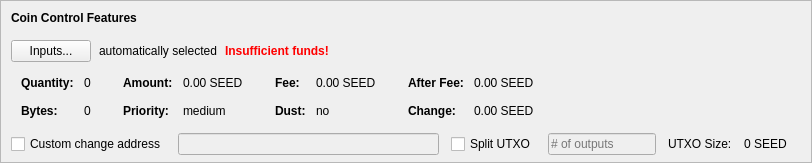
    <widget class="QFrame" name="frameCoinControl">
     <property name="sizePolicy">
      <sizepolicy hsizetype="Expanding" vsizetype="Expanding">
       <horstretch>0</horstretch>
       <verstretch>0</verstretch>
      </sizepolicy>
     </property>
     <property name="maximumSize">
      <size>
       <width>16777215</width>
       <height>16777215</height>
      </size>
     </property>
     <property name="frameShape">
      <enum>QFrame::StyledPanel</enum>
     </property>
     <property name="frameShadow">
      <enum>QFrame::Sunken</enum>
     </property>
     <layout class="QVBoxLayout" name="verticalLayoutCoinControl2">
      <property name="spacing">
       <number>0</number>
      </property>
      <property name="leftMargin">
       <number>0</number>
      </property>
      <property name="topMargin">
       <number>0</number>
      </property>
      <property name="rightMargin">
       <number>0</number>
      </property>
      <property name="bottomMargin">
       <number>6</number>
      </property>
      <item>
       <layout class="QVBoxLayout" name="verticalLayoutCoinControl" stretch="0,0,0,0,1">
        <property name="spacing">
         <number>0</number>
        </property>
        <property name="leftMargin">
         <number>10</number>
        </property>
        <property name="topMargin">
         <number>10</number>
        </property>
        <item>
         <layout class="QHBoxLayout" name="horizontalLayoutCoinControl1">
          <property name="bottomMargin">
           <number>15</number>
          </property>
          <item>
           <widget class="QLabel" name="labelCoinControlFeatures">
            <property name="sizePolicy">
             <sizepolicy hsizetype="Preferred" vsizetype="Maximum">
              <horstretch>0</horstretch>
              <verstretch>0</verstretch>
             </sizepolicy>
            </property>
            <property name="font">
             <font>
              <weight>75</weight>
              <bold>true</bold>
             </font>
            </property>
            <property name="styleSheet">
             <string notr="true">font-weight:bold;</string>
            </property>
            <property name="text">
             <string>Coin Control Features</string>
            </property>
           </widget>
          </item>
         </layout>
        </item>
        <item>
         <layout class="QHBoxLayout" name="horizontalLayoutCoinControl2" stretch="0,0,0,0">
          <property name="spacing">
           <number>8</number>
          </property>
          <property name="bottomMargin">
           <number>10</number>
          </property>
          <item>
           <widget class="QPushButton" name="pushButtonCoinControl">
            <property name="styleSheet">
             <string notr="true"/>
            </property>
            <property name="text">
             <string>Inputs...</string>
            </property>
            <property name="autoDefault">
             <bool>false</bool>
            </property>
           </widget>
          </item>
          <item>
           <widget class="QLabel" name="labelCoinControlAutomaticallySelected">
            <property name="text">
             <string>automatically selected</string>
            </property>
            <property name="margin">
             <number>5</number>
            </property>
           </widget>
          </item>
          <item>
           <widget class="QLabel" name="labelCoinControlInsuffFunds">
            <property name="font">
             <font>
              <weight>75</weight>
              <bold>true</bold>
             </font>
            </property>
            <property name="styleSheet">
             <string notr="true">color:red;font-weight:bold;</string>
            </property>
            <property name="text">
             <string>Insufficient funds!</string>
            </property>
            <property name="margin">
             <number>5</number>
            </property>
           </widget>
          </item>
          <item>
           <spacer name="horizontalSpacerCoinControl">
            <property name="orientation">
             <enum>Qt::Horizontal</enum>
            </property>
            <property name="sizeHint" stdset="0">
             <size>
              <width>40</width>
              <height>1</height>
             </size>
            </property>
           </spacer>
          </item>
         </layout>
        </item>
        <item>
         <widget class="QWidget" name="widgetCoinControl" native="true">
          <property name="sizePolicy">
           <sizepolicy hsizetype="Preferred" vsizetype="Preferred">
            <horstretch>0</horstretch>
            <verstretch>0</verstretch>
           </sizepolicy>
          </property>
          <property name="minimumSize">
           <size>
            <width>0</width>
            <height>0</height>
           </size>
          </property>
          <property name="styleSheet">
           <string notr="true"/>
          </property>
          <layout class="QHBoxLayout" name="horizontalLayoutCoinControl5">
           <property name="leftMargin">
            <number>0</number>
           </property>
           <property name="topMargin">
            <number>0</number>
           </property>
           <property name="rightMargin">
            <number>0</number>
           </property>
           <property name="bottomMargin">
            <number>0</number>
           </property>
           <item>
            <layout class="QHBoxLayout" name="horizontalLayoutCoinControl3" stretch="0,0,0,1">
             <property name="spacing">
              <number>20</number>
             </property>
             <property name="topMargin">
              <number>0</number>
             </property>
             <property name="bottomMargin">
              <number>10</number>
             </property>
             <item>
              <layout class="QFormLayout" name="formLayoutCoinControl1">
               <property name="horizontalSpacing">
                <number>10</number>
               </property>
               <property name="verticalSpacing">
                <number>14</number>
               </property>
               <property name="leftMargin">
                <number>10</number>
               </property>
               <property name="topMargin">
                <number>4</number>
               </property>
               <property name="rightMargin">
                <number>6</number>
               </property>
               <item row="0" column="0">
                <widget class="QLabel" name="labelCoinControlQuantityText">
                 <property name="font">
                  <font>
                   <weight>75</weight>
                   <bold>true</bold>
                  </font>
                 </property>
                 <property name="text">
                  <string>Quantity:</string>
                 </property>
                 <property name="margin">
                  <number>0</number>
                 </property>
                </widget>
               </item>
               <item row="0" column="1">
                <widget class="QLabel" name="labelCoinControlQuantity">
                 <property name="cursor">
                  <cursorShape>IBeamCursor</cursorShape>
                 </property>
                 <property name="contextMenuPolicy">
                  <enum>Qt::ActionsContextMenu</enum>
                 </property>
                 <property name="text">
                  <string notr="true">0</string>
                 </property>
                 <property name="margin">
                  <number>0</number>
                 </property>
                 <property name="textInteractionFlags">
                  <set>Qt::LinksAccessibleByMouse|Qt::TextSelectableByKeyboard|Qt::TextSelectableByMouse</set>
                 </property>
                </widget>
               </item>
               <item row="1" column="0">
                <widget class="QLabel" name="labelCoinControlBytesText">
                 <property name="font">
                  <font>
                   <weight>75</weight>
                   <bold>true</bold>
                  </font>
                 </property>
                 <property name="text">
                  <string>Bytes:</string>
                 </property>
                </widget>
               </item>
               <item row="1" column="1">
                <widget class="QLabel" name="labelCoinControlBytes">
                 <property name="cursor">
                  <cursorShape>IBeamCursor</cursorShape>
                 </property>
                 <property name="contextMenuPolicy">
                  <enum>Qt::ActionsContextMenu</enum>
                 </property>
                 <property name="text">
                  <string notr="true">0</string>
                 </property>
                 <property name="textInteractionFlags">
                  <set>Qt::LinksAccessibleByMouse|Qt::TextSelectableByKeyboard|Qt::TextSelectableByMouse</set>
                 </property>
                </widget>
               </item>
              </layout>
             </item>
             <item>
              <layout class="QFormLayout" name="formLayoutCoinControl2">
               <property name="horizontalSpacing">
                <number>10</number>
               </property>
               <property name="verticalSpacing">
                <number>14</number>
               </property>
               <property name="leftMargin">
                <number>6</number>
               </property>
               <property name="topMargin">
                <number>4</number>
               </property>
               <property name="rightMargin">
                <number>6</number>
               </property>
               <item row="0" column="0">
                <widget class="QLabel" name="labelCoinControlAmountText">
                 <property name="font">
                  <font>
                   <weight>75</weight>
                   <bold>true</bold>
                  </font>
                 </property>
                 <property name="text">
                  <string>Amount:</string>
                 </property>
                 <property name="margin">
                  <number>0</number>
                 </property>
                </widget>
               </item>
               <item row="0" column="1">
                <widget class="QLabel" name="labelCoinControlAmount">
                 <property name="cursor">
                  <cursorShape>IBeamCursor</cursorShape>
                 </property>
                 <property name="contextMenuPolicy">
                  <enum>Qt::ActionsContextMenu</enum>
                 </property>
                 <property name="text">
                  <string notr="true">0.00 SEED</string>
                 </property>
                 <property name="textInteractionFlags">
                  <set>Qt::LinksAccessibleByMouse|Qt::TextSelectableByKeyboard|Qt::TextSelectableByMouse</set>
                 </property>
                </widget>
               </item>
               <item row="1" column="0">
                <widget class="QLabel" name="labelCoinControlPriorityText">
                 <property name="font">
                  <font>
                   <weight>75</weight>
                   <bold>true</bold>
                  </font>
                 </property>
                 <property name="text">
                  <string>Priority:</string>
                 </property>
                </widget>
               </item>
               <item row="1" column="1">
                <widget class="QLabel" name="labelCoinControlPriority">
                 <property name="cursor">
                  <cursorShape>IBeamCursor</cursorShape>
                 </property>
                 <property name="contextMenuPolicy">
                  <enum>Qt::ActionsContextMenu</enum>
                 </property>
                 <property name="text">
                  <string>medium</string>
                 </property>
                 <property name="textInteractionFlags">
                  <set>Qt::LinksAccessibleByMouse|Qt::TextSelectableByKeyboard|Qt::TextSelectableByMouse</set>
                 </property>
                </widget>
               </item>
              </layout>
             </item>
             <item>
              <layout class="QFormLayout" name="formLayoutCoinControl3">
               <property name="horizontalSpacing">
                <number>10</number>
               </property>
               <property name="verticalSpacing">
                <number>14</number>
               </property>
               <property name="leftMargin">
                <number>6</number>
               </property>
               <property name="topMargin">
                <number>4</number>
               </property>
               <property name="rightMargin">
                <number>6</number>
               </property>
               <item row="0" column="0">
                <widget class="QLabel" name="labelCoinControlFeeText">
                 <property name="font">
                  <font>
                   <weight>75</weight>
                   <bold>true</bold>
                  </font>
                 </property>
                 <property name="text">
                  <string>Fee:</string>
                 </property>
                 <property name="margin">
                  <number>0</number>
                 </property>
                </widget>
               </item>
               <item row="0" column="1">
                <widget class="QLabel" name="labelCoinControlFee">
                 <property name="cursor">
                  <cursorShape>IBeamCursor</cursorShape>
                 </property>
                 <property name="contextMenuPolicy">
                  <enum>Qt::ActionsContextMenu</enum>
                 </property>
                 <property name="text">
                  <string notr="true">0.00 SEED</string>
                 </property>
                 <property name="textInteractionFlags">
                  <set>Qt::LinksAccessibleByMouse|Qt::TextSelectableByKeyboard|Qt::TextSelectableByMouse</set>
                 </property>
                </widget>
               </item>
               <item row="1" column="0">
                <widget class="QLabel" name="labelCoinControlLowOutputText">
                 <property name="font">
                  <font>
                   <weight>75</weight>
                   <bold>true</bold>
                  </font>
                 </property>
                 <property name="text">
                  <string>Dust:</string>
                 </property>
                </widget>
               </item>
               <item row="1" column="1">
                <widget class="QLabel" name="labelCoinControlLowOutput">
                 <property name="cursor">
                  <cursorShape>IBeamCursor</cursorShape>
                 </property>
                 <property name="contextMenuPolicy">
                  <enum>Qt::ActionsContextMenu</enum>
                 </property>
                 <property name="text">
                  <string>no</string>
                 </property>
                 <property name="textInteractionFlags">
                  <set>Qt::LinksAccessibleByMouse|Qt::TextSelectableByKeyboard|Qt::TextSelectableByMouse</set>
                 </property>
                </widget>
               </item>
              </layout>
             </item>
             <item>
              <layout class="QFormLayout" name="formLayoutCoinControl4">
               <property name="horizontalSpacing">
                <number>10</number>
               </property>
               <property name="verticalSpacing">
                <number>14</number>
               </property>
               <property name="leftMargin">
                <number>6</number>
               </property>
               <property name="topMargin">
                <number>4</number>
               </property>
               <property name="rightMargin">
                <number>6</number>
               </property>
               <item row="0" column="0">
                <widget class="QLabel" name="labelCoinControlAfterFeeText">
                 <property name="font">
                  <font>
                   <weight>75</weight>
                   <bold>true</bold>
                  </font>
                 </property>
                 <property name="text">
                  <string>After Fee:</string>
                 </property>
                 <property name="margin">
                  <number>0</number>
                 </property>
                </widget>
               </item>
               <item row="0" column="1">
                <widget class="QLabel" name="labelCoinControlAfterFee">
                 <property name="cursor">
                  <cursorShape>IBeamCursor</cursorShape>
                 </property>
                 <property name="contextMenuPolicy">
                  <enum>Qt::ActionsContextMenu</enum>
                 </property>
                 <property name="text">
                  <string notr="true">0.00 SEED</string>
                 </property>
                 <property name="textInteractionFlags">
                  <set>Qt::LinksAccessibleByMouse|Qt::TextSelectableByKeyboard|Qt::TextSelectableByMouse</set>
                 </property>
                </widget>
               </item>
               <item row="1" column="0">
                <widget class="QLabel" name="labelCoinControlChangeText">
                 <property name="font">
                  <font>
                   <weight>75</weight>
                   <bold>true</bold>
                  </font>
                 </property>
                 <property name="text">
                  <string>Change:</string>
                 </property>
                </widget>
               </item>
               <item row="1" column="1">
                <widget class="QLabel" name="labelCoinControlChange">
                 <property name="cursor">
                  <cursorShape>IBeamCursor</cursorShape>
                 </property>
                 <property name="contextMenuPolicy">
                  <enum>Qt::ActionsContextMenu</enum>
                 </property>
                 <property name="text">
                  <string notr="true">0.00 SEED</string>
                 </property>
                 <property name="textInteractionFlags">
                  <set>Qt::LinksAccessibleByMouse|Qt::TextSelectableByKeyboard|Qt::TextSelectableByMouse</set>
                 </property>
                </widget>
               </item>
              </layout>
             </item>
            </layout>
           </item>
          </layout>
         </widget>
        </item>
        <item>
         <layout class="QHBoxLayout" name="horizontalLayoutCoinControl4" stretch="0,0,0,0,0,0,0">
          <property name="spacing">
           <number>12</number>
          </property>
          <property name="sizeConstraint">
           <enum>QLayout::SetDefaultConstraint</enum>
          </property>
          <property name="topMargin">
           <number>5</number>
          </property>
          <property name="rightMargin">
           <number>5</number>
          </property>
          <item>
           <widget class="QCheckBox" name="checkBoxCoinControlChange">
            <property name="toolTip">
             <string>If this is activated, but the change address is empty or invalid, change will be sent to a newly generated address.</string>
            </property>
            <property name="text">
             <string>Custom change address</string>
            </property>
           </widget>
          </item>
          <item>
           <widget class="QValidatedLineEdit" name="lineEditCoinControlChange">
            <property name="enabled">
             <bool>false</bool>
            </property>
            <property name="sizePolicy">
             <sizepolicy hsizetype="Expanding" vsizetype="Fixed">
              <horstretch>0</horstretch>
              <verstretch>0</verstretch>
             </sizepolicy>
            </property>
           </widget>
          </item>
          <item>
           <widget class="QCheckBox" name="splitBlockCheckBox">
            <property name="text">
             <string>Split UTXO</string>
            </property>
           </widget>
          </item>
          <item>
           <widget class="QLineEdit" name="splitBlockLineEdit">
            <property name="enabled">
             <bool>false</bool>
            </property>
            <property name="sizePolicy">
             <sizepolicy hsizetype="Fixed" vsizetype="Fixed">
              <horstretch>50</horstretch>
              <verstretch>0</verstretch>
             </sizepolicy>
            </property>
            <property name="placeholderText">
             <string># of outputs</string>
            </property>
           </widget>
          </item>
          <item>
           <widget class="QLabel" name="labelBlockSizeText">
            <property name="text">
             <string>UTXO Size:</string>
            </property>
           </widget>
          </item>
          <item>
           <widget class="QLabel" name="labelBlockSize">
            <property name="text">
             <string>0 SEED</string>
            </property>
           </widget>
          </item>
          <item>
           <widget class="QLabel" name="labelCoinControlChangeLabel">
            <property name="sizePolicy">
             <sizepolicy hsizetype="Preferred" vsizetype="Expanding">
              <horstretch>0</horstretch>
              <verstretch>0</verstretch>
             </sizepolicy>
            </property>
            <property name="minimumSize">
             <size>
              <width>0</width>
              <height>0</height>
             </size>
            </property>
            <property name="text">
             <string/>
            </property>
            <property name="margin">
             <number>3</number>
            </property>
           </widget>
          </item>
         </layout>
        </item>
        <item>
         <spacer name="verticalSpacerCoinControl">
          <property name="orientation">
           <enum>Qt::Vertical</enum>
          </property>
          <property name="sizeHint" stdset="0">
           <size>
            <width>800</width>
            <height>1</height>
           </size>
          </property>
         </spacer>
        </item>
       </layout>
      </item>
     </layout>
    </widget>
